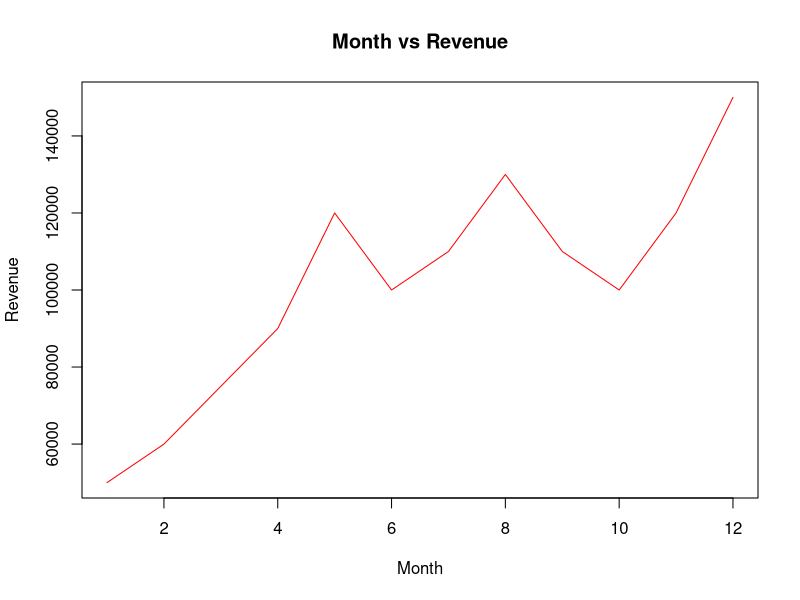

Write the R code that produced this figure.
#line graph------------------
library(dplyr)

mydata<-read.csv('practice.csv')
mydata

plot(mydata$Revenue,
        xlab='Month',
        ylab='Revenue',
        col='red',
        type='l',
        main='Month vs Revenue')
